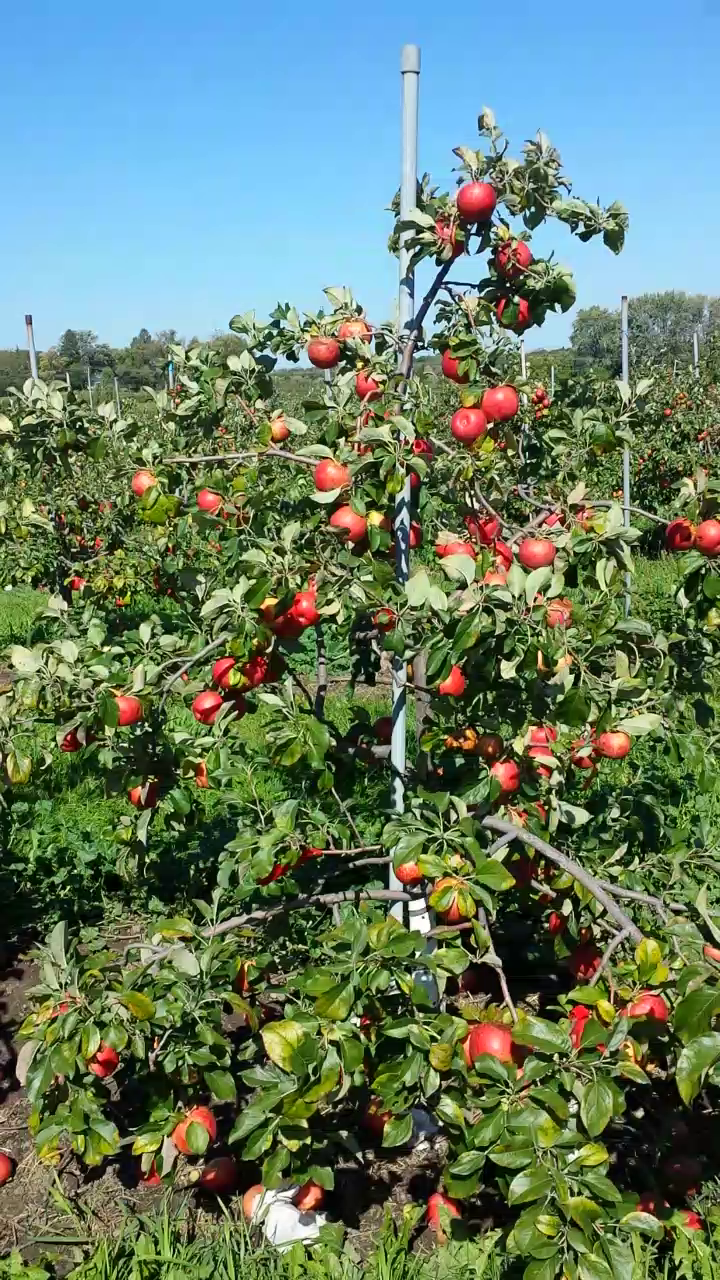
#> input picture Apple Counting - Machine Vision/apples.png, 720 x 1280 px; its folder holds only this picture in this run
$ python -i traditional_MV.py   (imports and definitions only)
#> lines starting #> are read from the running program, lines starting #| are printed output that depends on the picture; after the words box and inside, x2 and y2 are one past the last pixel; in counts of white or black regions, pixels touching at a corner belong together
import os

import cv2

import matplotlib.pyplot as plt

import numpy as np

from skimage.exposure import rescale_intensity


def identify_green_apples(image_path):


#> called with image_path = 'apples.png'
    apple = cv2.imread(image_path)
#> apple is the input picture: shape (1280, 720, 3); mean B, G, R 104.6, 125.4, 103.1


    # Convert the image to HSV color space

    hsv_image = cv2.cvtColor(apple, cv2.COLOR_BGR2HSV)
#> hsv_image: shape (1280, 720, 3); mean H, S, V 56.1, 132, 141.6

    plt.imshow(hsv_image)

    # Define the lower and upper bounds for red color in HSV

    lower_green = np.array([0, 127, 214])

    upper_green = np.array([255, 255, 255])


    # Create a mask for red pixels

    green_mask = cv2.inRange(hsv_image, lower_green, upper_green)
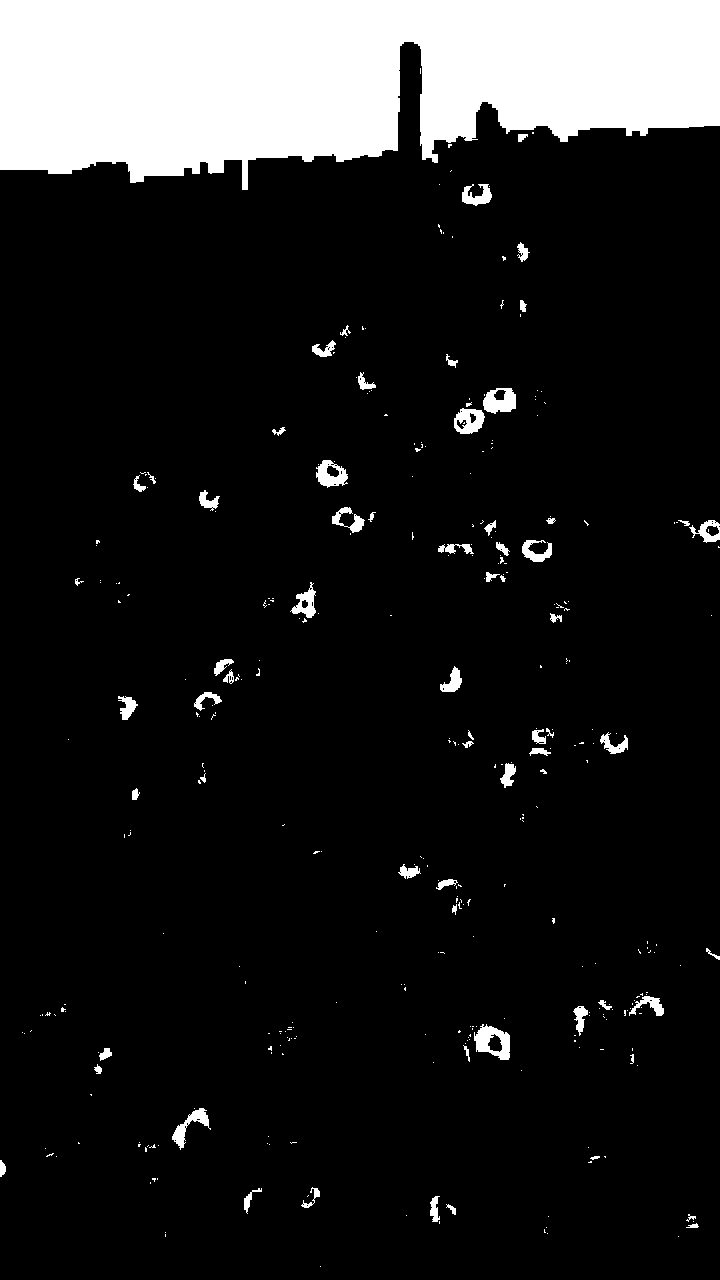
#> green_mask: shape (1280, 720); 12.7% white; 344 white regions (278 under 20 px)


    # Find contours in the mask

    contours, _ = cv2.findContours(green_mask, cv2.RETR_EXTERNAL, cv2.CHAIN_APPROX_SIMPLE)
#> contours = 342 contours, 288 with area under 20; largest, box (x1, y1, x2, y2) and area: (0, 0, 720, 190) 105020, (474, 1024, 510, 1060) 836, (483, 388, 516, 414) 639, (454, 408, 485, 434) 584, (316, 460, 348, 488) 572


    # Draw the contours on the original image and count the apples

    green_count = 0

    for contour in contours:

        area = cv2.contourArea(contour)

        if area > 20:  # Adjust the threshold based on your image

            cv2.drawContours(apple, [contour], -1, (0, 255, 0), 2)

            green_count += 1
#> this loop made 342 passes
#> area on passes 8, 14, 15, 17, 18, 23, 41, 46, 54, 57, 87, 108: 22.5, 32.5, 132, 88.5, 75, 56.5, 432, 33.5, 80, 23.5, 836, 189.5
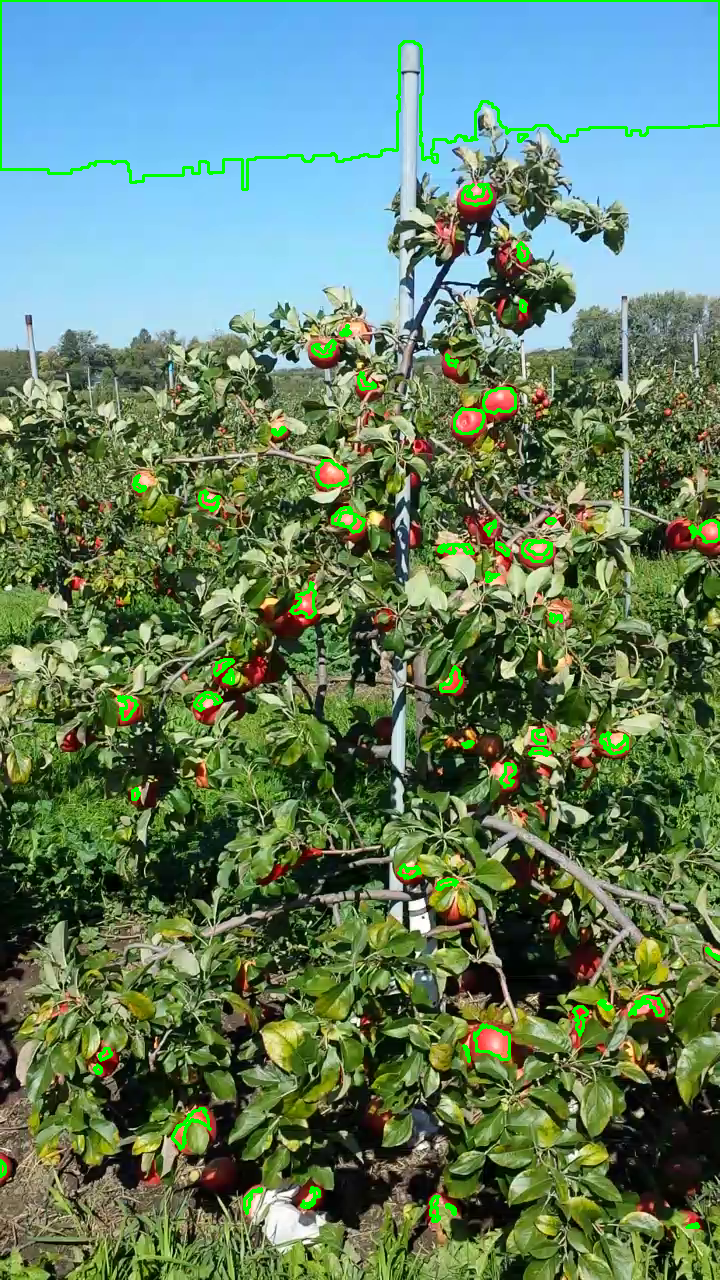
#> apple: shape (1280, 720, 3); 1.83% of pixels changed, all inside (x1, y1, x2, y2) = (0, 0, 720, 1229)
#> after the loop, green_count = 53


    # Display the total number of red apples

    cv2.putText(apple, f"Total green apples: {green_count}", (20, 30), cv2.FONT_HERSHEY_SIMPLEX, 1, (255, 255, 255), 2)
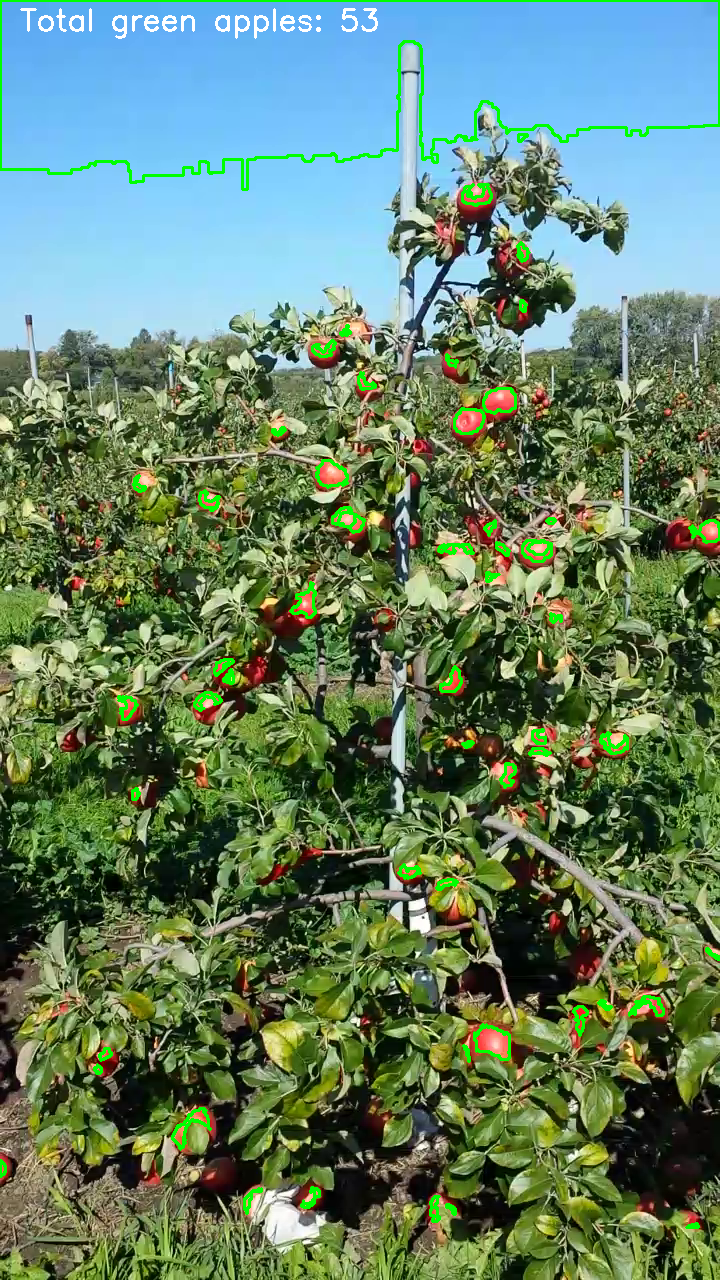
#> apple: shape (1280, 720, 3); 0.26% of pixels changed, all inside (x1, y1, x2, y2) = (20, 8, 378, 39)

    print(f"Total green apples detected: {green_count}")
#| Total green apples detected: 53


    plt.imshow(cv2.cvtColor(apple, cv2.COLOR_BGR2RGB))

    plt.show()
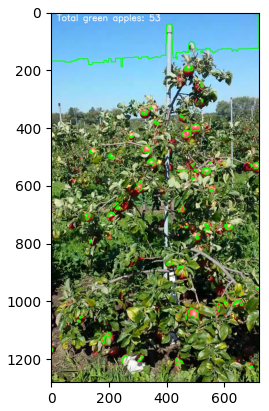
#> figure drawn by matplotlib, 1 panel

    return green_count


# [107 lines left out: functions identify_red_apples, read_text_file, identify_apples, not called in this run]


def	process_apples_in_directory(directory,	color_mask_bounds,	count_txt_directory):

    apple_counts = []

    actual_counts = []

    image_files = [file for file in os.listdir(directory) if file.endswith('.png')]


    for image_file in image_files:

        image_path = os.path.join(directory, image_file)

        detected_count = identify_apples(image_path, color_mask_bounds)

        apple_counts.append(detected_count)


        base_name = os.path.splitext(image_file)[0]

        txt_file_path = os.path.join(count_txt_directory, base_name + '.txt')

        actual_count = int(read_text_file(txt_file_path))

        actual_counts.append(actual_count)


        print(f"{base_name}: Detected {detected_count}, Actual {actual_count}")


    return apple_counts, actual_counts


# [37 lines left out: functions calculate_rms, plot_accuracy, not called in this run]


# Directories

count_txt_directory = '/content/drive/MyDrive/Colab Notebooks/detection/detection/count_labels/labels'

green_image_directory = '/content/drive/MyDrive/Colab Notebooks/detection/detection/Accuracy/Accuracy/Green_Apples'

red_image_directory = '/content/drive/MyDrive/Colab Notebooks/detection/detection/Accuracy/Accuracy/Red_Apples'


# Color bounds

green_bounds = (np.array([0, 127, 214]), np.array([255, 255, 255]))

red_bounds = (np.array([157, 35, 0]), np.array([255, 255, 255]))


# Process Green Apples

# [1 line that did not run here, left out]

# [1 line that did not run here, left out]

# [3 lines not run here, left out]


# Process Red Apples

# [1 line that did not run here, left out]

# [1 line that did not run here, left out]

# [3 lines not run here, left out]

>>> result = identify_green_apples('apples.png')
#> result = 53
